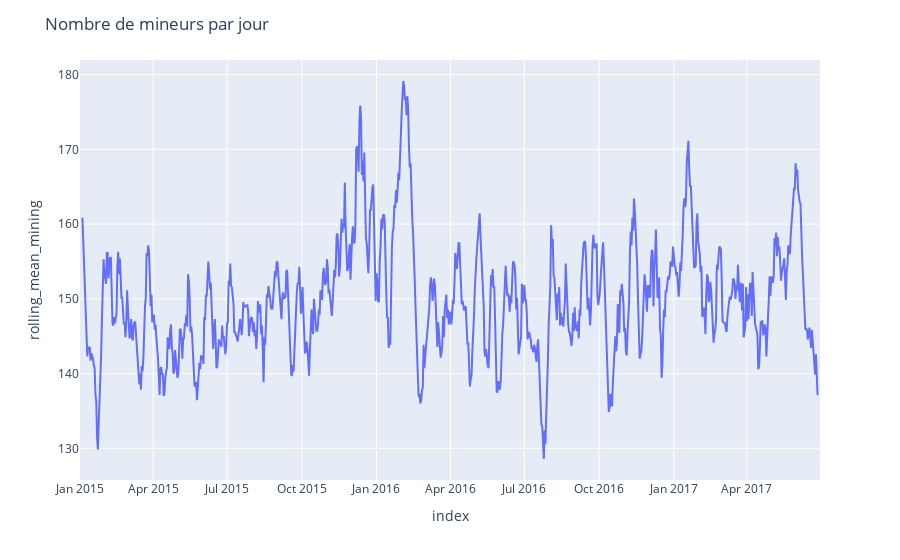

The notebook cell saved with this chart:
### Code cell
# Nombres de mineurs par jour de 2015 à 2017
fig1 = px.line(global_data, x=global_data.index, y="rolling_mean_mining")
fig1.update_layout(
    title="Nombre de mineurs par jour",
)

### Figure 1 — Plotly figure (JSON) as saved in the notebook; plotly's stock layout.template omitted (floating-point values rounded to 4 significant figures; data arrays with more than 128 entries replaced by an {"elided": "..."} marker saying what was removed)
{"data": [{"hovertemplate": "index=%{x}<br>rolling_mean_mining=%{y}<extra></extra>", "legendgroup": "", "line": {"color": "#636efa", "dash": "solid"}, "marker": {"symbol": "circle"}, "mode": "lines", "name": "", "orientation": "v", "showlegend": false, "type": "scatter", "x": {"elided": "912 str values"}, "xaxis": "x", "y": {"elided": "912 float values"}, "yaxis": "y"}], "layout": {"legend": {"tracegroupgap": 0}, "margin": {"t": 60}, "title": {"text": "Nombre de mineurs par jour"}, "xaxis": {"anchor": "y", "domain": [0, 1], "title": {"text": "index"}}, "yaxis": {"anchor": "x", "domain": [0, 1], "title": {"text": "rolling_mean_mining"}}}}
